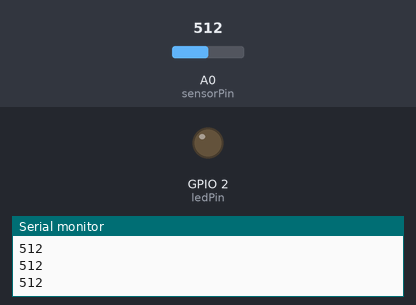
Bench run of a sketch on a simulated ESP8266 (NodeMCU). Shown: output pins drawn as LEDs (lit = HIGH), the last lines printed to the serial monitor. Inputs (shaded band) come from the test bench; at power-on: A0 (sensorPin) = 512. WiFi joins after 1.5 s; servers stay silent unless stated; no MQTT or app messages arrive unless stated.

Above: at 122.5 s.
At 125.0 s:
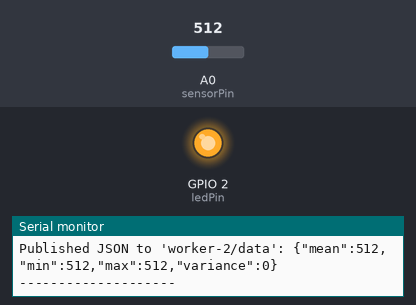
Timing chart, 0 to 128.0 s (numbered marks = the images above):
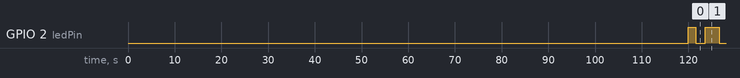

The sketch:

worker_2_code_esp8266.ino
```cpp
#include <ESP8266WiFi.h> // --- CHANGED FOR ESP8266 ---
#include <PubSubClient.h>
#include <ArduinoJson.h>
#include <math.h> // Required for pow() function for variance calculation

// --- UPDATE YOUR WIFI CREDENTIALS ---
const char* ssid = "adhithya";
const char* password = "adhithya365";

// --- MQTT BROKER DETAILS ---
const char* mqtt_server = "test.mosquitto.org";
const char* mqtt_topic = "worker-2/data";

// --- GPIO PIN DEFINITIONS (MODIFIED) ---
const int ledPin = LED_BUILTIN; // --- CHANGED FOR ESP8266 --- (Usually GPIO2, D4 on NodeMCU)
const int sensorPin = A0;      // --- CHANGED FOR ESP8266 --- (The only analog pin)

// --- SENSOR & DATA COLLECTION PARAMETERS (MODIFIED) ---
const long PREHEAT_TIME_MS = 120000;  // 2 minutes (120,000 ms). Increase to 5-10 mins for better results.
const int NUM_SAMPLES = 10;
const int SAMPLING_INTERVAL_MS = 200; // Take a sample every 200ms. (10 * 200ms = 2 second sample window)
const int LOOP_DELAY_MS = 3000;       // Wait 3 seconds between publishing new data

int samples[NUM_SAMPLES]; // Array to store the collected data points

// Initialize WiFi and MQTT clients
WiFiClient espClient;
PubSubClient client(espClient);

/**
 * @brief Connects the device to the specified Wi-Fi network.
 */
void setup_wifi() {
  delay(10);
  Serial.println();
  Serial.print("Connecting to ");
  Serial.println(ssid);
  WiFi.begin(ssid, password);
  while (WiFi.status() != WL_CONNECTED) {
    delay(500);
    Serial.print(".");
  }
  Serial.println("\nWiFi connected");
  Serial.print("IP address: ");
  Serial.println(WiFi.localIP());
}

/**
 * @brief Reconnects to the MQTT broker if the connection is lost.
 */
void reconnect() {
  while (!client.connected()) {
    Serial.print("Attempting MQTT connection...");
    // --- CHANGED FOR ESP8266 --- (Unique client ID)
    if (client.connect("ESP8266_Sensor_Processor")) {
      Serial.println("connected");
    } else {
      Serial.print("failed, rc=");
      Serial.print(client.state());
      Serial.println(" try again in 5 seconds");
      delay(5000);
    }
  }
}

void setup() {
  Serial.begin(115200);
  pinMode(ledPin, OUTPUT);
  // sensorPin (A0) is an analog input, no need to set pinMode

  // --- NEW: SENSOR PRE-HEAT ---
  Serial.println("MQ-2 Sensor pre-heating. This will take a few minutes...");
  Serial.print("Pre-heating for ");
  Serial.print(PREHEAT_TIME_MS / 1000);
  Serial.println(" seconds.");

  // --- CHANGED FOR ESP8266 --- (LED is active-LOW, so LOW turns it ON)
  digitalWrite(ledPin, LOW);
  long startTime = millis();
  while (millis() - startTime < PREHEAT_TIME_MS) {
    // Print a dot every 10 seconds to show progress
    Serial.print(".");
    delay(10000);
  }
  // --- CHANGED FOR ESP8266 --- (HIGH turns it OFF)
  digitalWrite(ledPin, HIGH);
  Serial.println("\nSensor pre-heat complete. Starting main loop.");
  // --- END NEW ---

  setup_wifi();
  client.setServer(mqtt_server, 1883);
}

void loop() {
  if (!client.connected()) {
    reconnect();
  }
  client.loop();

  // --- 1. Data Collection ---
  Serial.println("Starting data collection...");
  // --- CHANGED FOR ESP8266 --- (LOW turns it ON)
  digitalWrite(ledPin, LOW);

  double sum = 0;
  // --- CHANGED FOR ESP8266 --- (10-bit ADC: 0-1023)
  int minValue = 1023; // Initialize min to the max possible ADC value
  int maxValue = 0;    // Initialize max to the min possible ADC value

  for (int i = 0; i < NUM_SAMPLES; i++) {
    int current_reading = analogRead(sensorPin);
    Serial.println(current_reading);
    samples[i] = current_reading; // Store the reading in our array

    sum += current_reading;
    if (current_reading < minValue) {
      minValue = current_reading;
    }
    if (current_reading > maxValue) {
      maxValue = current_reading;
    }

    // --- MODIFIED: Wait for the specified interval ---
    delay(SAMPLING_INTERVAL_MS);
  }
  // --- CHANGED FOR ESP8266 --- (HIGH turns it OFF)
  digitalWrite(ledPin, HIGH);
  Serial.println("Data collection finished.");

  // --- 2. Statistical Calculation ---
  double mean = sum / NUM_SAMPLES;

  // Calculate variance
  double sumOfSquares = 0.0;
  for (int i = 0; i < NUM_SAMPLES; i++) {
    sumOfSquares += pow(samples[i] - mean, 2);
  }

  // Use (NUM_SAMPLES - 1) for sample variance. Check for division by zero if NUM_SAMPLES is 1.
  double variance = 0.0;
  if (NUM_SAMPLES > 1) {
    variance = sumOfSquares / (NUM_SAMPLES - 1);
  }

  Serial.println("Calculated Statistics:");
  Serial.print("  Mean: "); Serial.println(mean);
  Serial.print("  Min: "); Serial.println(minValue);
  Serial.print("  Max: "); Serial.println(maxValue);
  Serial.print("  Variance: "); Serial.println(variance);

  // --- 3. Create JSON Payload and Publish ---
  StaticJsonDocument<256> doc; // Create a JSON document
  doc["mean"] = mean;
  doc["min"] = minValue;
  doc["max"] = maxValue;
  doc["variance"] = variance;

  char jsonBuffer[256];
  serializeJson(doc, jsonBuffer); // Convert JSON object to string

  client.publish(mqtt_topic, jsonBuffer);
  Serial.print("Published JSON to '");
  Serial.print(mqtt_topic);
  Serial.print("': ");
  Serial.println(jsonBuffer);
  Serial.println("--------------------");

  // --- MODIFIED: Wait using the new constant ---
  delay(LOOP_DELAY_MS);
}

/*
 * Basic ESP8266 code for reading the MQ-2 Gas Sensor
 * Reads the analog value from the sensor's AO pin
 * and prints it to the Serial Monitor.
 */

// Define the GPIO pin connected to the sensor's AO pin
// The ESP8266 has one analog pin, A0.
// const int MQ2_ANALOG_PIN = A0;

// // Variable to store the sensor value
// int sensorValue = 0;

// void setup() {
//   // Initialize Serial Monitor at 115200 baud rate
//   Serial.begin(115200);

//   // Wait for Serial Monitor to be ready (optional, but good practice)
//   delay(1000);

//   Serial.println("MQ-2 Analog Read Test (ESP8266)");
//   Serial.println("---------------------");

//   // ESP8266 default is 10-bit (0-1023)
// }

// void loop() {
//   // Read the analog value from the sensor
//   // This value will be between 0 (0V) and 1023 (3.3V)
//   sensorValue = analogRead(MQ2_ANALOG_PIN);

//   // Print the raw sensor value to the Serial Monitor
//   Serial.print("Raw Analog Value: ");
//   Serial.println(sensorValue);

//   // Add a delay before the next reading
//   delay(2000); // Wait for 2 seconds
// }
```

Measured:
- by itself, GPIO 2 (ledPin): alternates HIGH for 3.0 s and LOW for 2.0 s
